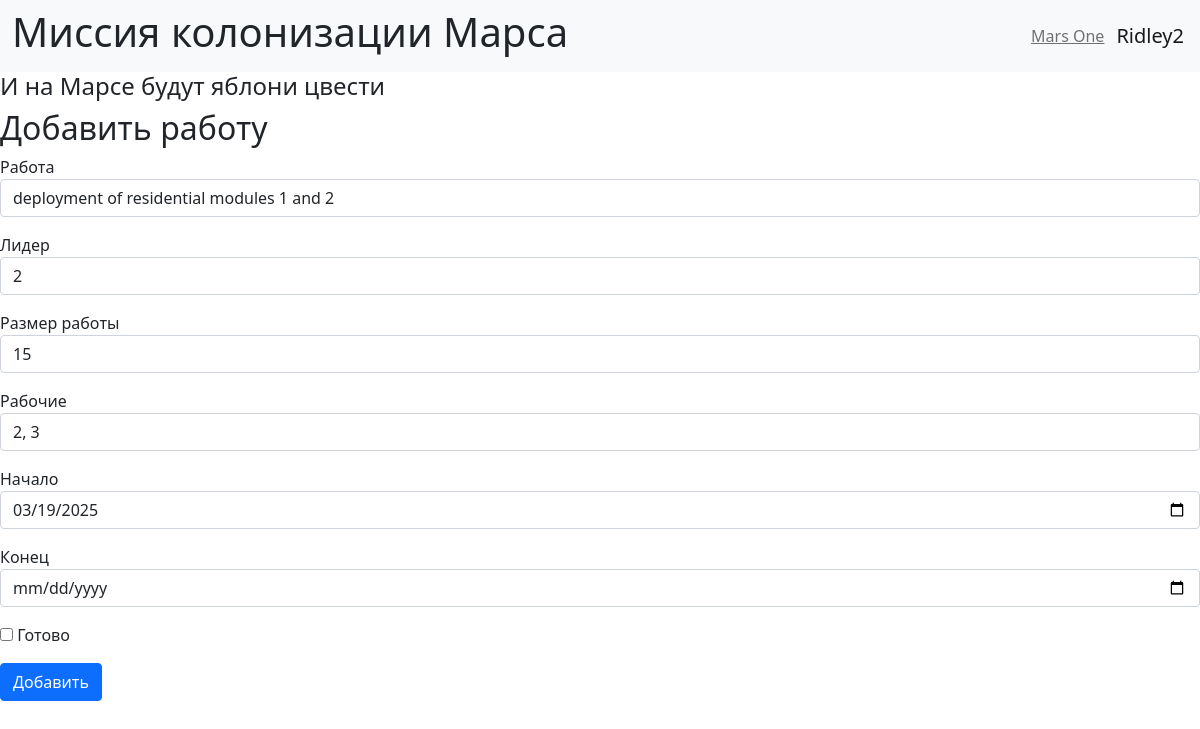
The app's page /editjob/1 (signed in) with its own data.
### sql/data/users.py (models this page shows, shortened)
class User(SqlAlchemyBase, UserMixin):
    __tablename__ = 'users'
    id = sqlalchemy.Column(sqlalchemy.Integer,
                           primary_key=True, autoincrement=True)
    surname = sqlalchemy.Column(sqlalchemy.String, nullable=True)
    name = sqlalchemy.Column(sqlalchemy.String, nullable=True)
    age = sqlalchemy.Column(sqlalchemy.Integer, nullable=True)
    position = sqlalchemy.Column(sqlalchemy.String, nullable=True)
    speciality = sqlalchemy.Column(sqlalchemy.String, nullable=True)
    address = sqlalchemy.Column(sqlalchemy.String, nullable=True)
    email = sqlalchemy.Column(sqlalchemy.String, unique=True, nullable=True)
    hashed_password = sqlalchemy.Column(sqlalchemy.String, nullable=True)
    modified_date = sqlalchemy.Column(sqlalchemy.String, nullable=True)
    created_date = sqlalchemy.Column(sqlalchemy.DateTime, default=datetime.datetime.now, nullable=True)

### sql/data/jobs.py (models this page shows)
class Jobs(SqlAlchemyBase):
    __tablename__ = 'jobs'
    id = sqlalchemy.Column(sqlalchemy.Integer,
                           primary_key=True, autoincrement=True)
    job = sqlalchemy.Column(sqlalchemy.String, nullable=True)
    work_size = sqlalchemy.Column(sqlalchemy.Integer, nullable=True)
    collaborators = sqlalchemy.Column(sqlalchemy.String, nullable=True)
    start_date = sqlalchemy.Column(sqlalchemy.DateTime, nullable=True)
    end_date = sqlalchemy.Column(sqlalchemy.DateTime, nullable=True)
    is_finished = sqlalchemy.Column(sqlalchemy.Boolean, default=True)
    team_leader = sqlalchemy.Column(sqlalchemy.Integer,
                                    sqlalchemy.ForeignKey("users.id"))
    jobs = orm.relationship('User')

### main.py (the view, shortened to what this page needs)
@app.route('/editjob/<int:job_id>', methods=['GET', 'POST'])
@login_required
def edit_job(job_id):
    session = db_session.create_session()
    job = session.query(jobs.Jobs).get(job_id)
    if not job:
        abort(404)
    if current_user.id != job.team_leader and current_user.id != 1:
        abort(403)
    form = Job()
    if request.method == 'GET':
        form.job.data = job.job
        form.team_leader.data = job.team_leader
        form.work_size.data = job.work_size
        form.collaborators.data = job.collaborators
        form.start_date.data = job.start_date
        form.end_date.data = job.end_date
        form.is_finished.data = job.is_finished
    return render_template('addjob.html', form=form)

### sql/data/add_job.py
class Job(FlaskForm, UserMixin):
    job = StringField('Работа', validators=[DataRequired()])
    team_leader = StringField('Лидер', validators=[DataRequired()])
    work_size = StringField('Размер работы', validators=[DataRequired()])
    collaborators = StringField('Рабочие', validators=[DataRequired()])
    start_date = DateField('Начало', validators=[DataRequired()])
    end_date = DateField('Конец', validators=[DataRequired()])
    is_finished = BooleanField('Готово')
    submit = SubmitField('Добавить')

### main.py (called while the page is built)
@login_manager.user_loader
def load_user(user_id):
    db_sess = db_session.create_session()
    return db_sess.get(users.User, user_id)

### sql/data/db_session.py (called while the page is built)
def create_session() -> Session:
    global __factory
    return __factory()

### templates/addjob.html (shortened to what this page needs)
{% extends "base.html" %}
{% block content %}
    <h2>Добавить работу</h2>
    <form method="post">
        <p>
            {{ form.job.label }}<br>
            {{ form.job(class="form-control") }}
        </p>
        <p>
            {{ form.team_leader.label }}<br>
            {{ form.team_leader(class="form-control") }}
        </p>
        <p>
            {{ form.work_size.label }}<br>
            {{ form.work_size(class="form-control") }}
        </p>
        <p>
            {{ form.collaborators.label }}<br>
            {{ form.collaborators(class="form-control") }}
        </p>
        <p>
            {{ form.start_date.label }}<br>
            {{ form.start_date(class="form-control", type="date") }}
        </p>
        <p>
            {{ form.end_date.label }}<br>
            {{ form.end_date(class="form-control", type="date") }}
        </p>
        <p>
            {{ form.is_finished() }} {{ form.is_finished.label }}
        </p>
        <p>
            {{ form.submit(class="btn btn-primary") }}
        </p>
    </form>
{% endblock %}

### templates/base.html (shortened to what this page needs)
<!DOCTYPE html>
<html lang="en">
<head>
    <link rel="stylesheet"
          href="https://cdn.jsdelivr.net/npm/bootstrap@5.0.0-beta1/dist/css/bootstrap.min.css"
>
    <link rel="stylesheet" href="../static/css/{{file}}">
</head>
<header>
    <nav class="navbar navbar-expand-lg bg-body-tertiary navbar-light bg-light">
        <div class="container-fluid">
            <h1>Миссия колонизации Марса</h1>
            <a class="navbar-text">
                Mars One
            </a>
        </div>
        {% if current_user.is_authenticated %}
            <a class="navbar-brand" href="/logout">{{ current_user.name }}</a>
        {% else %}
            <p>
                <a class="btn btn-primary " href="/register">Зарегистрироваться</a>
                <a class="btn btn-success" href="/login">Войти</a>
            </p>
        {% endif %}
    </nav>
    <h4>И на Марсе будут яблони цвести</h4>
</header>
<body>
    {% block content %}
    {% endblock %}
</body>
</html>

### records on screen
User: name "Ridley2"
Jobs: job "deployment of residential modules 1 and 2", team_leader "2", work_size "15", collaborators "2, 3", start_date "03/19/2025"
